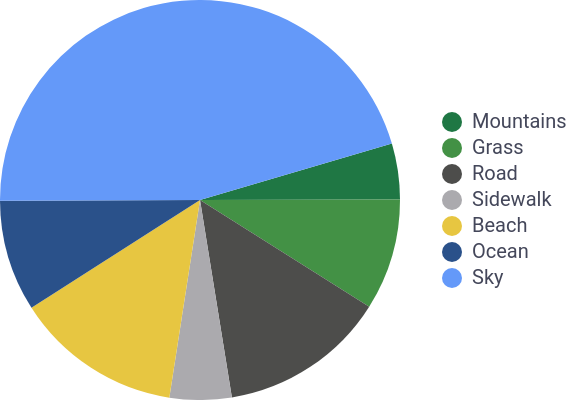

Write the Vega-Lite specification saved for this chart.
### Vega-Lite specification from a JSON file in a GitHub repository (floating-point values rounded to 4 significant figures)
{"$schema": "https://vega.github.io/schema/vega-lite/v4.json", "description": "", "name": "Road Pie Chart", "usermeta": {"source": "https://imgur.com/gallery/B35ouoH", "color": "https://coolors.co/e7c641-abaaae-4d4d4b-439145-1f7744-2a518a-6499f9", "tags": ["Pie Chart", "Interactive"]}, "height": 200, "width": 200, "padding": 0, "config": {"font": "Roboto", "style": {"guide-label": {"fill": "#44475a"}, "guide-title": {"fill": "#44475a"}}, "axis": {"domainColor": "#44475a", "tickColor": "#44475a"}}, "data": {"values": [{"category": "Mountains", "value": 4.5, "order": 1}, {"category": "Grass", "value": 9, "order": 2}, {"category": "Road", "value": 13.5, "order": 3}, {"category": "Sidewalk", "value": 5, "order": 4}, {"category": "Beach", "value": 13.5, "order": 5}, {"category": "Ocean", "value": 9, "order": 6}, {"category": "Sky", "value": 45.5, "order": 7}]}, "mark": {"type": "arc", "outerRadius": 100}, "selection": {"element": {"type": "multi", "fields": ["category"], "bind": "legend"}}, "encoding": {"theta": {"field": "value", "type": "quantitative", "scale": {"range": [1.285, 7.568]}, "stack": true}, "color": {"field": "category", "type": "nominal", "scale": {"domain": ["Mountains", "Grass", "Road", "Sidewalk", "Beach", "Ocean", "Sky"], "range": ["#1F7744", "#439145", "#4D4D4B", "#ABAAAE", "#E7C641", "#2A518A", "#6499F9"]}, "legend": {"title": null, "direction": "vertical", "orient": "none", "legendX": 220, "legendY": 55}}, "opacity": {"condition": {"selection": "element", "value": 1}, "value": 0.2}, "order": {"field": "order", "type": "quantitative"}}, "view": {"stroke": null}}
